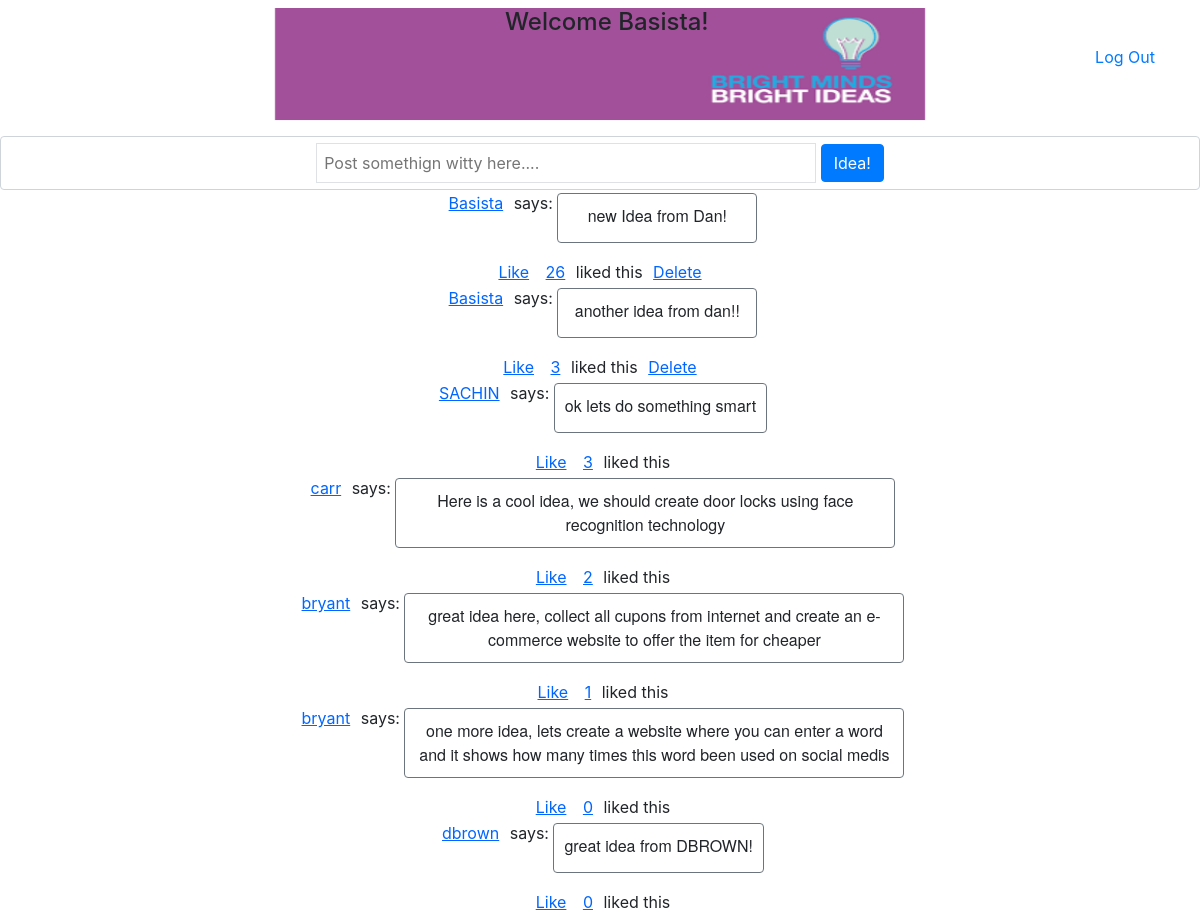
Page /bright_ideas (signed in) on the committed database.
### models.py (models this page shows, shortened)
class Users(db.Model):
    id = db.Column(db.Integer, primary_key=True)
    name = db.Column(db.String(145))
    alias = db.Column(db.String(145))
    email = db.Column(db.String(125))
    password = db.Column(db.String(125))
    user_ideas = db.relationship('Ideas', backref='owner')
    user_likes = db.relationship('Likes', backref='user_liked')
    created_at = db.Column(db.DateTime, server_default=func.now())    # notice the extra import statement above
    updated_at = db.Column(db.DateTime, server_default=func.now(), onupdate=func.now())

class Ideas(db.Model):
    id = db.Column(db.Integer, primary_key=True, nullable=False)
    idea = db.Column(db.String(145))
    user_id = db.Column(db.Integer, db.ForeignKey('users.id'))
    liked = db.relationship('Likes', backref= 'idea_liked')
    created_at = db.Column(db.DateTime, server_default=func.now())
    updated_at = db.Column(db.DateTime, server_default=func.now(), onupdate=func.now())

### controller_functions.py (the view)
def dashboard():
    ideas = db.session.query(Ideas, Users).join(Users, Users.id==Ideas.user_id).all()
    print("*****************()()()()******************")
    print(session["alias"])
    print(ideas)
    idea = Ideas.query.all()
    print(idea)
    idea_likes = {}
    for i in idea:
        count = Likes.query.filter(Likes.idea_id == i.id).count()
        idea_likes[i.id] =  count
    print(idea_likes)
    return render_template("dashboard.html", name = session["alias"], user_id = session["user_id"], ideas=ideas, idea_likes=idea_likes )

### templates/dashboard.html (shortened to what this page needs)
<!DOCTYPE html>
<html lang="en">
<head>
    <link rel="stylesheet" type="text/css" href="{{ url_for('static', filename='css/bootstrap.css') }}">
</head>
<body>
    <div class="header">
        <h4>Welcome {{name}}!</h4>
        <a href="/" class="header_text"> Log Out</a>
    </div>
    <form action="/post_idea" method="POST" class="form-control" id="postIdea">
        <input type="text" name="idea" class="ideabox border" placeholder="Post somethign witty here....">
        <input type="submit" value="Idea!" class="btn btn-primary">
    </form>
    {% for idea in ideas%}
    <div>
        <form action="/users/{{idea[1].id}}" class="twt-actions" method = "POST">
            <input type="submit" value="{{idea[1].alias}}" class="linkButton">
        </form>
        <label>says:</label>
        <p class="ide-text border border-secondary rounded">{{idea[0].idea}}</p>
        <div class="">
            <form action="/like" class="twt-actions" method = "POST">
                <input type="submit" value="Like" class="linkButton">
            </form>
            <form action="/bright_ideas/{{idea[0].id}}" class="twt-actions" method = "POST">
                <input type="submit" value="{{idea_likes[idea[0].id]}}" class="linkButton"> <span>liked this</span>
            </form>
            {%if user_id == idea[1].id %}
            <form action="/delete" class="twt-actions" method = "POST" >
                <input type="submit" name="{{idea[0].id}}"  value="Delete" class="linkButton">
            </form>
            {%endif%}
         </div>
    </div>
    {%endfor%}
</body>
</html>

### rows in the picture
Users: alias "Basista"
Ideas: alias "Basista", idea "new Idea from Dan!"
Ideas: alias "Basista", idea "another idea from dan!!"
Ideas: alias "SACHIN", idea "ok lets do something smart"
Ideas: alias "carr", idea "Here is a cool idea, we should create door locks using face recognition technology"
Ideas: alias "bryant", idea "great idea here, collect all cupons from internet and create an e-commerce website to offer the item for cheaper"
Ideas: alias "bryant", idea "one more idea, lets create a website where you can enter a word and it shows how many times this word been used on social medis"
Ideas: alias "dbrown", idea "great idea from DBROWN!"
